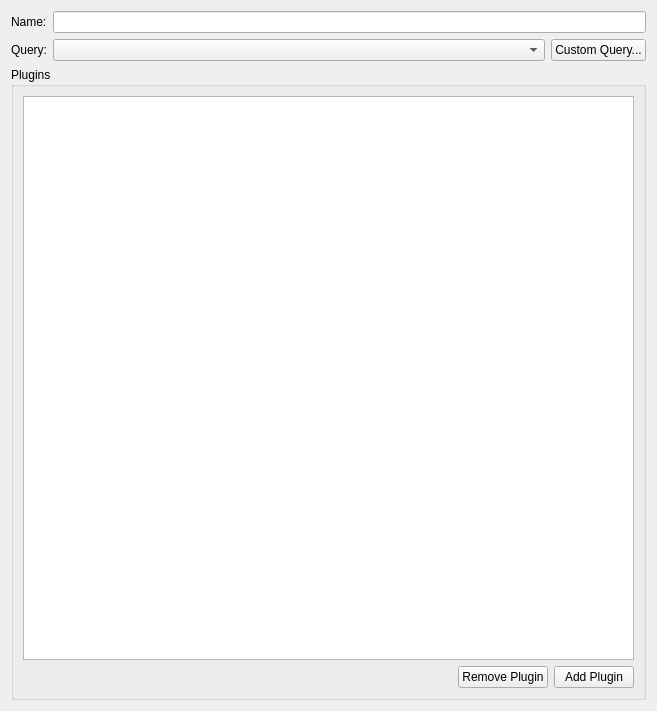
<?xml version="1.0" encoding="UTF-8"?>
<ui version="4.0">
 <class>CategoryEditor</class>
 <widget class="QWidget" name="CategoryEditor">
  <property name="geometry">
   <rect>
    <x>0</x>
    <y>0</y>
    <width>657</width>
    <height>711</height>
   </rect>
  </property>
  <layout class="QVBoxLayout" name="verticalLayout_2">
   <item>
    <layout class="QGridLayout" name="gridLayout">
     <item row="0" column="0">
      <widget class="QLabel" name="label">
       <property name="text">
        <string>Name:</string>
       </property>
      </widget>
     </item>
     <item row="0" column="1">
      <widget class="KLineEdit" name="m_editName"/>
     </item>
     <item row="1" column="0">
      <widget class="QLabel" name="label_3">
       <property name="text">
        <string>Query:</string>
       </property>
      </widget>
     </item>
     <item row="1" column="1">
      <layout class="QHBoxLayout" name="horizontalLayout_2">
       <item>
        <widget class="KComboBox" name="m_comboQuery">
         <property name="sizePolicy">
          <sizepolicy hsizetype="Preferred" vsizetype="Fixed">
           <horstretch>1</horstretch>
           <verstretch>0</verstretch>
          </sizepolicy>
         </property>
        </widget>
       </item>
       <item>
        <widget class="KPushButton" name="m_buttonCustomQuery">
         <property name="text">
          <string>Custom Query...</string>
         </property>
        </widget>
       </item>
      </layout>
     </item>
    </layout>
   </item>
   <item>
    <widget class="QGroupBox" name="pluginGroup">
     <property name="title">
      <string>Plugins</string>
     </property>
     <layout class="QVBoxLayout" name="verticalLayout">
      <item>
       <widget class="QListView" name="m_viewPlugins"/>
      </item>
      <item>
       <layout class="QHBoxLayout" name="horizontalLayout">
        <item>
         <spacer name="horizontalSpacer">
          <property name="orientation">
           <enum>Qt::Horizontal</enum>
          </property>
          <property name="sizeHint" stdset="0">
           <size>
            <width>40</width>
            <height>20</height>
           </size>
          </property>
         </spacer>
        </item>
        <item>
         <widget class="KPushButton" name="m_buttonRemovePlugin">
          <property name="text">
           <string>Remove Plugin</string>
          </property>
         </widget>
        </item>
        <item>
         <widget class="KPushButton" name="m_buttonAddPlugin">
          <property name="text">
           <string>Add Plugin</string>
          </property>
         </widget>
        </item>
       </layout>
      </item>
     </layout>
    </widget>
   </item>
  </layout>
 </widget>
 <customwidgets>
  <customwidget>
   <class>KPushButton</class>
   <extends>QPushButton</extends>
   <header>kpushbutton.h</header>
  </customwidget>
  <customwidget>
   <class>KLineEdit</class>
   <extends>QLineEdit</extends>
   <header>klineedit.h</header>
  </customwidget>
  <customwidget>
   <class>KComboBox</class>
   <extends>QComboBox</extends>
   <header>kcombobox.h</header>
  </customwidget>
 </customwidgets>
 <resources/>
 <connections/>
</ui>
